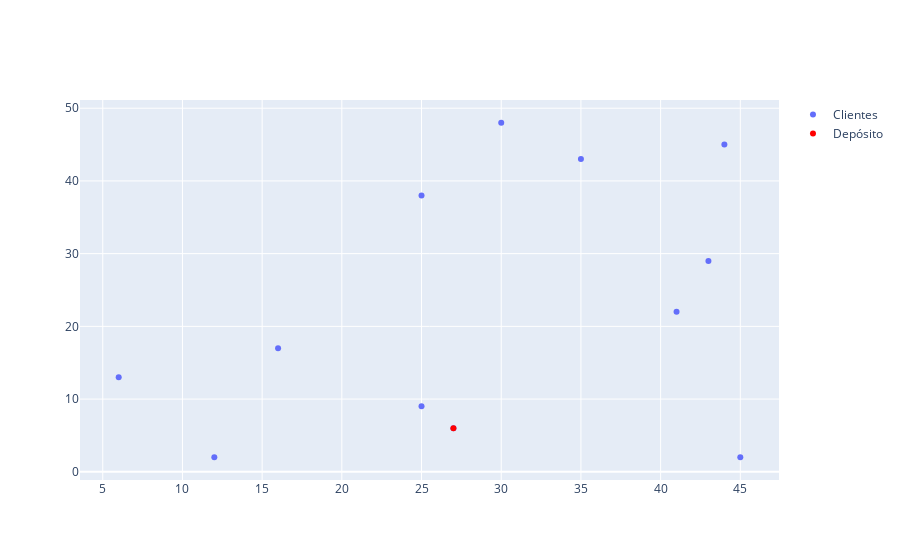

Here is the notebook cell this chart was saved with:
### Markdown cell above
Le podemos dar una mirada al instancia mediante la construcción y utilización de una función usada con ese propósito explícito.

### Code cell
import plotly.express as px
import plotly.graph_objects as go

# Plot the instance, use a different color fir the first location that has the index 0
def plot_instance(x,y,depot_index):
  fig = go.Figure()
  fig.add_trace(go.Scatter(x=x, y=y, mode='markers', name='Clientes'))
  fig.add_trace(go.Scatter(x=[x[depot_index]], y=[y[depot_index]], mode='markers', name='Depósito', marker_color='red'))
  fig.show()
  
plot_instance(x,y,0)

### Figure 1 — Plotly figure (JSON) as saved in the notebook; plotly's stock layout.template omitted (floating-point values rounded to 4 significant figures)
{"data": [{"mode": "markers", "name": "Clientes", "type": "scatter", "x": [27, 25, 41, 43, 16, 25, 12, 45, 6, 35, 44, 30], "y": [6, 38, 22, 29, 17, 9, 2, 2, 13, 43, 45, 48]}, {"marker": {"color": "red"}, "mode": "markers", "name": "Depósito", "type": "scatter", "x": [27], "y": [6]}], "layout": {}}
